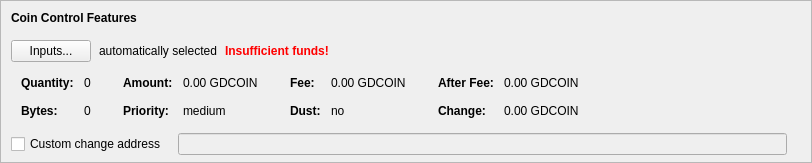
    <widget class="QFrame" name="frameCoinControl">
     <property name="sizePolicy">
      <sizepolicy hsizetype="Expanding" vsizetype="Expanding">
       <horstretch>0</horstretch>
       <verstretch>0</verstretch>
      </sizepolicy>
     </property>
     <property name="maximumSize">
      <size>
       <width>16777215</width>
       <height>16777215</height>
      </size>
     </property>
     <property name="frameShape">
      <enum>QFrame::StyledPanel</enum>
     </property>
     <property name="frameShadow">
      <enum>QFrame::Sunken</enum>
     </property>
     <layout class="QVBoxLayout" name="verticalLayoutCoinControl2">
      <property name="spacing">
       <number>0</number>
      </property>
      <property name="leftMargin">
       <number>0</number>
      </property>
      <property name="topMargin">
       <number>0</number>
      </property>
      <property name="rightMargin">
       <number>0</number>
      </property>
      <property name="bottomMargin">
       <number>6</number>
      </property>
      <item>
       <layout class="QVBoxLayout" name="verticalLayoutCoinControl" stretch="0,0,0,0,1">
        <property name="spacing">
         <number>0</number>
        </property>
        <property name="leftMargin">
         <number>10</number>
        </property>
        <property name="topMargin">
         <number>10</number>
        </property>
        <item>
         <layout class="QHBoxLayout" name="horizontalLayoutCoinControl1">
          <property name="bottomMargin">
           <number>15</number>
          </property>
          <item>
           <widget class="QLabel" name="labelCoinControlFeatures">
            <property name="sizePolicy">
             <sizepolicy hsizetype="Preferred" vsizetype="Maximum">
              <horstretch>0</horstretch>
              <verstretch>0</verstretch>
             </sizepolicy>
            </property>
            <property name="font">
             <font>
              <weight>75</weight>
              <bold>true</bold>
             </font>
            </property>
            <property name="styleSheet">
             <string notr="true">font-weight:bold;</string>
            </property>
            <property name="text">
             <string>Coin Control Features</string>
            </property>
           </widget>
          </item>
         </layout>
        </item>
        <item>
         <layout class="QHBoxLayout" name="horizontalLayoutCoinControl2" stretch="0,0,0,0">
          <property name="spacing">
           <number>8</number>
          </property>
          <property name="bottomMargin">
           <number>10</number>
          </property>
          <item>
           <widget class="QPushButton" name="pushButtonCoinControl">
            <property name="styleSheet">
             <string notr="true"/>
            </property>
            <property name="text">
             <string>Inputs...</string>
            </property>
            <property name="autoDefault">
             <bool>false</bool>
            </property>
           </widget>
          </item>
          <item>
           <widget class="QLabel" name="labelCoinControlAutomaticallySelected">
            <property name="text">
             <string>automatically selected</string>
            </property>
            <property name="margin">
             <number>5</number>
            </property>
           </widget>
          </item>
          <item>
           <widget class="QLabel" name="labelCoinControlInsuffFunds">
            <property name="font">
             <font>
              <weight>75</weight>
              <bold>true</bold>
             </font>
            </property>
            <property name="styleSheet">
             <string notr="true">color:red;font-weight:bold;</string>
            </property>
            <property name="text">
             <string>Insufficient funds!</string>
            </property>
            <property name="margin">
             <number>5</number>
            </property>
           </widget>
          </item>
          <item>
           <spacer name="horizontalSpacerCoinControl">
            <property name="orientation">
             <enum>Qt::Horizontal</enum>
            </property>
            <property name="sizeHint" stdset="0">
             <size>
              <width>40</width>
              <height>1</height>
             </size>
            </property>
           </spacer>
          </item>
         </layout>
        </item>
        <item>
         <widget class="QWidget" name="widgetCoinControl" native="true">
          <property name="sizePolicy">
           <sizepolicy hsizetype="Preferred" vsizetype="Preferred">
            <horstretch>0</horstretch>
            <verstretch>0</verstretch>
           </sizepolicy>
          </property>
          <property name="minimumSize">
           <size>
            <width>0</width>
            <height>0</height>
           </size>
          </property>
          <property name="styleSheet">
           <string notr="true"/>
          </property>
          <layout class="QHBoxLayout" name="horizontalLayoutCoinControl5">
           <property name="leftMargin">
            <number>0</number>
           </property>
           <property name="topMargin">
            <number>0</number>
           </property>
           <property name="rightMargin">
            <number>0</number>
           </property>
           <property name="bottomMargin">
            <number>0</number>
           </property>
           <item>
            <layout class="QHBoxLayout" name="horizontalLayoutCoinControl3" stretch="0,0,0,1">
             <property name="spacing">
              <number>20</number>
             </property>
             <property name="topMargin">
              <number>0</number>
             </property>
             <property name="bottomMargin">
              <number>10</number>
             </property>
             <item>
              <layout class="QFormLayout" name="formLayoutCoinControl1">
               <property name="horizontalSpacing">
                <number>10</number>
               </property>
               <property name="verticalSpacing">
                <number>14</number>
               </property>
               <property name="leftMargin">
                <number>10</number>
               </property>
               <property name="topMargin">
                <number>4</number>
               </property>
               <property name="rightMargin">
                <number>6</number>
               </property>
               <item row="0" column="0">
                <widget class="QLabel" name="labelCoinControlQuantityText">
                 <property name="font">
                  <font>
                   <weight>75</weight>
                   <bold>true</bold>
                  </font>
                 </property>
                 <property name="text">
                  <string>Quantity:</string>
                 </property>
                 <property name="margin">
                  <number>0</number>
                 </property>
                </widget>
               </item>
               <item row="0" column="1">
                <widget class="QLabel" name="labelCoinControlQuantity">
                 <property name="cursor">
                  <cursorShape>IBeamCursor</cursorShape>
                 </property>
                 <property name="contextMenuPolicy">
                  <enum>Qt::ActionsContextMenu</enum>
                 </property>
                 <property name="text">
                  <string notr="true">0</string>
                 </property>
                 <property name="margin">
                  <number>0</number>
                 </property>
                 <property name="textInteractionFlags">
                  <set>Qt::LinksAccessibleByMouse|Qt::TextSelectableByKeyboard|Qt::TextSelectableByMouse</set>
                 </property>
                </widget>
               </item>
               <item row="1" column="0">
                <widget class="QLabel" name="labelCoinControlBytesText">
                 <property name="font">
                  <font>
                   <weight>75</weight>
                   <bold>true</bold>
                  </font>
                 </property>
                 <property name="text">
                  <string>Bytes:</string>
                 </property>
                </widget>
               </item>
               <item row="1" column="1">
                <widget class="QLabel" name="labelCoinControlBytes">
                 <property name="cursor">
                  <cursorShape>IBeamCursor</cursorShape>
                 </property>
                 <property name="contextMenuPolicy">
                  <enum>Qt::ActionsContextMenu</enum>
                 </property>
                 <property name="text">
                  <string notr="true">0</string>
                 </property>
                 <property name="textInteractionFlags">
                  <set>Qt::LinksAccessibleByMouse|Qt::TextSelectableByKeyboard|Qt::TextSelectableByMouse</set>
                 </property>
                </widget>
               </item>
              </layout>
             </item>
             <item>
              <layout class="QFormLayout" name="formLayoutCoinControl2">
               <property name="horizontalSpacing">
                <number>10</number>
               </property>
               <property name="verticalSpacing">
                <number>14</number>
               </property>
               <property name="leftMargin">
                <number>6</number>
               </property>
               <property name="topMargin">
                <number>4</number>
               </property>
               <property name="rightMargin">
                <number>6</number>
               </property>
               <item row="0" column="0">
                <widget class="QLabel" name="labelCoinControlAmountText">
                 <property name="font">
                  <font>
                   <weight>75</weight>
                   <bold>true</bold>
                  </font>
                 </property>
                 <property name="text">
                  <string>Amount:</string>
                 </property>
                 <property name="margin">
                  <number>0</number>
                 </property>
                </widget>
               </item>
               <item row="0" column="1">
                <widget class="QLabel" name="labelCoinControlAmount">
                 <property name="cursor">
                  <cursorShape>IBeamCursor</cursorShape>
                 </property>
                 <property name="contextMenuPolicy">
                  <enum>Qt::ActionsContextMenu</enum>
                 </property>
                 <property name="text">
                  <string notr="true">0.00 GDCOIN</string>
                 </property>
                 <property name="textInteractionFlags">
                  <set>Qt::LinksAccessibleByMouse|Qt::TextSelectableByKeyboard|Qt::TextSelectableByMouse</set>
                 </property>
                </widget>
               </item>
               <item row="1" column="0">
                <widget class="QLabel" name="labelCoinControlPriorityText">
                 <property name="font">
                  <font>
                   <weight>75</weight>
                   <bold>true</bold>
                  </font>
                 </property>
                 <property name="text">
                  <string>Priority:</string>
                 </property>
                </widget>
               </item>
               <item row="1" column="1">
                <widget class="QLabel" name="labelCoinControlPriority">
                 <property name="cursor">
                  <cursorShape>IBeamCursor</cursorShape>
                 </property>
                 <property name="contextMenuPolicy">
                  <enum>Qt::ActionsContextMenu</enum>
                 </property>
                 <property name="text">
                  <string>medium</string>
                 </property>
                 <property name="textInteractionFlags">
                  <set>Qt::LinksAccessibleByMouse|Qt::TextSelectableByKeyboard|Qt::TextSelectableByMouse</set>
                 </property>
                </widget>
               </item>
              </layout>
             </item>
             <item>
              <layout class="QFormLayout" name="formLayoutCoinControl3">
               <property name="horizontalSpacing">
                <number>10</number>
               </property>
               <property name="verticalSpacing">
                <number>14</number>
               </property>
               <property name="leftMargin">
                <number>6</number>
               </property>
               <property name="topMargin">
                <number>4</number>
               </property>
               <property name="rightMargin">
                <number>6</number>
               </property>
               <item row="0" column="0">
                <widget class="QLabel" name="labelCoinControlFeeText">
                 <property name="font">
                  <font>
                   <weight>75</weight>
                   <bold>true</bold>
                  </font>
                 </property>
                 <property name="text">
                  <string>Fee:</string>
                 </property>
                 <property name="margin">
                  <number>0</number>
                 </property>
                </widget>
               </item>
               <item row="0" column="1">
                <widget class="QLabel" name="labelCoinControlFee">
                 <property name="cursor">
                  <cursorShape>IBeamCursor</cursorShape>
                 </property>
                 <property name="contextMenuPolicy">
                  <enum>Qt::ActionsContextMenu</enum>
                 </property>
                 <property name="text">
                  <string notr="true">0.00 GDCOIN</string>
                 </property>
                 <property name="textInteractionFlags">
                  <set>Qt::LinksAccessibleByMouse|Qt::TextSelectableByKeyboard|Qt::TextSelectableByMouse</set>
                 </property>
                </widget>
               </item>
               <item row="1" column="0">
                <widget class="QLabel" name="labelCoinControlLowOutputText">
                 <property name="font">
                  <font>
                   <weight>75</weight>
                   <bold>true</bold>
                  </font>
                 </property>
                 <property name="text">
                  <string>Dust:</string>
                 </property>
                </widget>
               </item>
               <item row="1" column="1">
                <widget class="QLabel" name="labelCoinControlLowOutput">
                 <property name="cursor">
                  <cursorShape>IBeamCursor</cursorShape>
                 </property>
                 <property name="contextMenuPolicy">
                  <enum>Qt::ActionsContextMenu</enum>
                 </property>
                 <property name="text">
                  <string>no</string>
                 </property>
                 <property name="textInteractionFlags">
                  <set>Qt::LinksAccessibleByMouse|Qt::TextSelectableByKeyboard|Qt::TextSelectableByMouse</set>
                 </property>
                </widget>
               </item>
              </layout>
             </item>
             <item>
              <layout class="QFormLayout" name="formLayoutCoinControl4">
               <property name="horizontalSpacing">
                <number>10</number>
               </property>
               <property name="verticalSpacing">
                <number>14</number>
               </property>
               <property name="leftMargin">
                <number>6</number>
               </property>
               <property name="topMargin">
                <number>4</number>
               </property>
               <property name="rightMargin">
                <number>6</number>
               </property>
               <item row="0" column="0">
                <widget class="QLabel" name="labelCoinControlAfterFeeText">
                 <property name="font">
                  <font>
                   <weight>75</weight>
                   <bold>true</bold>
                  </font>
                 </property>
                 <property name="text">
                  <string>After Fee:</string>
                 </property>
                 <property name="margin">
                  <number>0</number>
                 </property>
                </widget>
               </item>
               <item row="0" column="1">
                <widget class="QLabel" name="labelCoinControlAfterFee">
                 <property name="cursor">
                  <cursorShape>IBeamCursor</cursorShape>
                 </property>
                 <property name="contextMenuPolicy">
                  <enum>Qt::ActionsContextMenu</enum>
                 </property>
                 <property name="text">
                  <string notr="true">0.00 GDCOIN</string>
                 </property>
                 <property name="textInteractionFlags">
                  <set>Qt::LinksAccessibleByMouse|Qt::TextSelectableByKeyboard|Qt::TextSelectableByMouse</set>
                 </property>
                </widget>
               </item>
               <item row="1" column="0">
                <widget class="QLabel" name="labelCoinControlChangeText">
                 <property name="font">
                  <font>
                   <weight>75</weight>
                   <bold>true</bold>
                  </font>
                 </property>
                 <property name="text">
                  <string>Change:</string>
                 </property>
                </widget>
               </item>
               <item row="1" column="1">
                <widget class="QLabel" name="labelCoinControlChange">
                 <property name="cursor">
                  <cursorShape>IBeamCursor</cursorShape>
                 </property>
                 <property name="contextMenuPolicy">
                  <enum>Qt::ActionsContextMenu</enum>
                 </property>
                 <property name="text">
                  <string notr="true">0.00 GDCOIN</string>
                 </property>
                 <property name="textInteractionFlags">
                  <set>Qt::LinksAccessibleByMouse|Qt::TextSelectableByKeyboard|Qt::TextSelectableByMouse</set>
                 </property>
                </widget>
               </item>
              </layout>
             </item>
            </layout>
           </item>
          </layout>
         </widget>
        </item>
        <item>
         <layout class="QHBoxLayout" name="horizontalLayoutCoinControl4" stretch="0,0,0">
          <property name="spacing">
           <number>12</number>
          </property>
          <property name="sizeConstraint">
           <enum>QLayout::SetDefaultConstraint</enum>
          </property>
          <property name="topMargin">
           <number>5</number>
          </property>
          <property name="rightMargin">
           <number>5</number>
          </property>
          <item>
           <widget class="QCheckBox" name="checkBoxCoinControlChange">
            <property name="toolTip">
             <string>If this is activated, but the change address is empty or invalid, change will be sent to a newly generated address.</string>
            </property>
            <property name="text">
             <string>Custom change address</string>
            </property>
           </widget>
          </item>
          <item>
           <widget class="QValidatedLineEdit" name="lineEditCoinControlChange">
            <property name="enabled">
             <bool>false</bool>
            </property>
            <property name="sizePolicy">
             <sizepolicy hsizetype="Expanding" vsizetype="Fixed">
              <horstretch>0</horstretch>
              <verstretch>0</verstretch>
             </sizepolicy>
            </property>
           </widget>
          </item>
          <item>
           <widget class="QLabel" name="labelCoinControlChangeLabel">
            <property name="sizePolicy">
             <sizepolicy hsizetype="Preferred" vsizetype="Expanding">
              <horstretch>0</horstretch>
              <verstretch>0</verstretch>
             </sizepolicy>
            </property>
            <property name="minimumSize">
             <size>
              <width>0</width>
              <height>0</height>
             </size>
            </property>
            <property name="text">
             <string/>
            </property>
            <property name="margin">
             <number>3</number>
            </property>
           </widget>
          </item>
         </layout>
        </item>
        <item>
         <spacer name="verticalSpacerCoinControl">
          <property name="orientation">
           <enum>Qt::Vertical</enum>
          </property>
          <property name="sizeHint" stdset="0">
           <size>
            <width>800</width>
            <height>1</height>
           </size>
          </property>
         </spacer>
        </item>
       </layout>
      </item>
     </layout>
    </widget>
